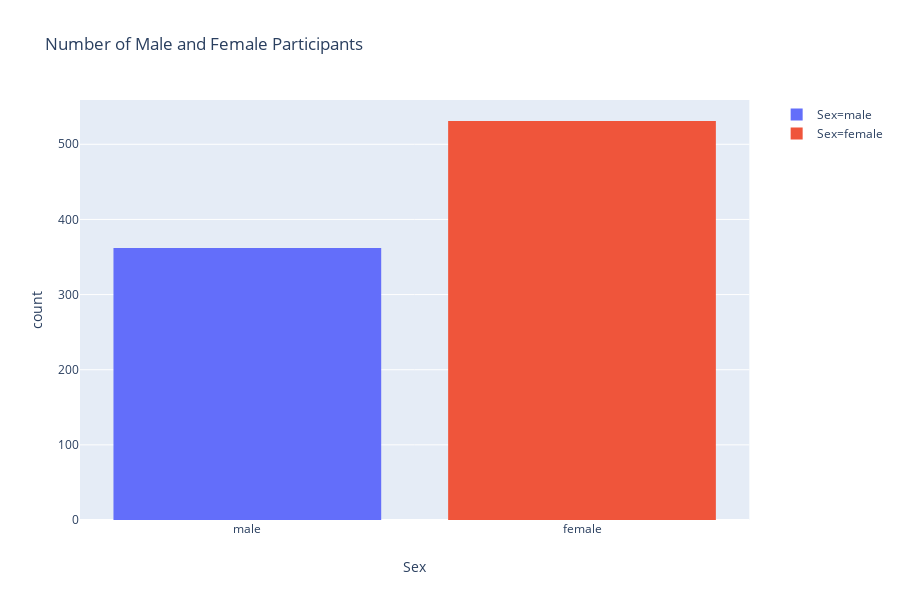

The notebook cell saved with this chart:
### Code cell
gen = px.histogram(maindf, x='sex', title = 'Number of Male and Female Participants',
                  labels = {'sex': 'Sex'}, color='sex')
gen.show()

### Figure 1 — Plotly figure (JSON) as saved in the notebook; plotly's stock layout.template omitted (floating-point values rounded to 4 significant figures; data arrays with more than 128 entries replaced by an {"elided": "..."} marker saying what was removed)
{"data": [{"alignmentgroup": "True", "bingroup": "x", "hoverlabel": {"namelength": 0}, "hovertemplate": "Sex=%{x}<br>count=%{y}", "legendgroup": "Sex=male", "marker": {"color": "#636efa"}, "name": "Sex=male", "offsetgroup": "Sex=male", "orientation": "v", "showlegend": true, "type": "histogram", "x": {"elided": "362 str values"}, "xaxis": "x", "yaxis": "y"}, {"alignmentgroup": "True", "bingroup": "x", "hoverlabel": {"namelength": 0}, "hovertemplate": "Sex=%{x}<br>count=%{y}", "legendgroup": "Sex=female", "marker": {"color": "#EF553B"}, "name": "Sex=female", "offsetgroup": "Sex=female", "orientation": "v", "showlegend": true, "type": "histogram", "x": {"elided": "531 str values"}, "xaxis": "x", "yaxis": "y"}], "layout": {"barmode": "relative", "height": 600, "legend": {"tracegroupgap": 0}, "title": {"text": "Number of Male and Female Participants"}, "xaxis": {"anchor": "y", "categoryarray": ["male", "female"], "categoryorder": "array", "domain": [0, 0.98], "title": {"text": "Sex"}}, "yaxis": {"anchor": "x", "domain": [0, 1], "title": {"text": "count"}}}}
